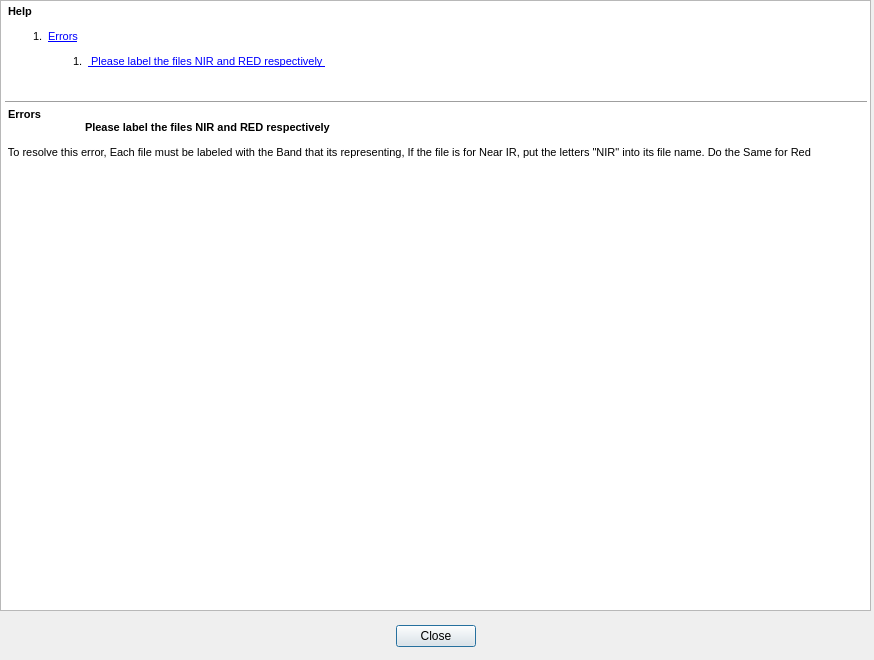
<?xml version="1.0" encoding="UTF-8"?>
<ui version="4.0">
 <class>Dialog</class>
 <widget class="QDialog" name="Dialog">
  <property name="geometry">
   <rect>
    <x>0</x>
    <y>0</y>
    <width>874</width>
    <height>660</height>
   </rect>
  </property>
  <property name="windowTitle">
   <string>Dialog</string>
  </property>
  <widget class="QDialogButtonBox" name="buttonBox">
   <property name="geometry">
    <rect>
     <x>0</x>
     <y>620</y>
     <width>871</width>
     <height>32</height>
    </rect>
   </property>
   <property name="orientation">
    <enum>Qt::Horizontal</enum>
   </property>
   <property name="standardButtons">
    <set>QDialogButtonBox::Close</set>
   </property>
   <property name="centerButtons">
    <bool>true</bool>
   </property>
  </widget>
  <widget class="QTextEdit" name="textEdit">
   <property name="geometry">
    <rect>
     <x>0</x>
     <y>0</y>
     <width>871</width>
     <height>611</height>
    </rect>
   </property>
   <property name="acceptDrops">
    <bool>false</bool>
   </property>
   <property name="verticalScrollBarPolicy">
    <enum>Qt::ScrollBarAsNeeded</enum>
   </property>
   <property name="readOnly">
    <bool>true</bool>
   </property>
   <property name="html">
    <string>&lt;!DOCTYPE HTML PUBLIC &quot;-//W3C//DTD HTML 4.0//EN&quot; &quot;http://www.w3.org/TR/REC-html40/strict.dtd&quot;&gt;
&lt;html&gt;&lt;head&gt;&lt;meta name=&quot;qrichtext&quot; content=&quot;1&quot; /&gt;&lt;style type=&quot;text/css&quot;&gt;
p, li { white-space: pre-wrap; }
&lt;/style&gt;&lt;/head&gt;&lt;body style=&quot; font-family:'MS Shell Dlg 2'; font-size:8.25pt; font-weight:400; font-style:normal;&quot;&gt;
&lt;p style=&quot; margin-top:0px; margin-bottom:0px; margin-left:0px; margin-right:0px; -qt-block-indent:0; text-indent:0px;&quot;&gt;&lt;span style=&quot; font-size:8pt; font-weight:600;&quot;&gt; Help &lt;/span&gt;&lt;span style=&quot; font-size:8pt;&quot;&gt;		&lt;/span&gt;&lt;/p&gt;
&lt;ol style=&quot;margin-top: 0px; margin-bottom: 0px; margin-left: 0px; margin-right: 0px; -qt-list-indent: 1;&quot;&gt;&lt;li style=&quot; font-size:8pt;&quot; style=&quot; margin-top:12px; margin-bottom:12px; margin-left:0px; margin-right:0px; -qt-block-indent:0; text-indent:0px;&quot;&gt; &lt;a href=&quot;#Errors&quot;&gt;&lt;span style=&quot; text-decoration: underline; color:#0000ff;&quot;&gt;Errors&lt;/span&gt;&lt;/a&gt;				&lt;/li&gt;&lt;/ol&gt;
&lt;ol style=&quot;margin-top: 0px; margin-bottom: 0px; margin-left: 0px; margin-right: 0px; -qt-list-indent: 2;&quot;&gt;&lt;li style=&quot; font-size:8pt;&quot; style=&quot; margin-top:0px; margin-bottom:0px; margin-left:0px; margin-right:0px; -qt-block-indent:0; text-indent:0px;&quot;&gt; &lt;a href=&quot;FileNameError&quot;&gt;&lt;span style=&quot; text-decoration: underline; color:#0000ff;&quot;&gt; Please label the files NIR and RED respectively &lt;/span&gt;&lt;/a&gt; 																			&lt;/li&gt;&lt;/ol&gt;
&lt;hr /&gt;
&lt;p style=&quot; margin-top:0px; margin-bottom:0px; margin-left:0px; margin-right:0px; -qt-block-indent:0; text-indent:0px;&quot;&gt;&lt;a name=&quot;Errors&quot;&gt;&lt;/a&gt;&lt;span style=&quot; font-size:8pt; font-weight:600;&quot;&gt; &lt;/span&gt;&lt;span style=&quot; font-size:8pt; font-weight:600;&quot;&gt;Errors &lt;/span&gt;&lt;span style=&quot; font-size:8pt;&quot;&gt;		&lt;/span&gt;&lt;/p&gt;
&lt;p style=&quot; margin-top:0px; margin-bottom:0px; margin-left:0px; margin-right:0px; -qt-block-indent:0; text-indent:0px;&quot;&gt;&lt;a name=&quot;FileNameError&quot;&gt;&lt;/a&gt;&lt;span style=&quot; font-size:8pt; font-weight:600;&quot;&gt;	&lt;/span&gt;&lt;span style=&quot; font-size:8pt; font-weight:600;&quot;&gt;Please label the files NIR and RED respectively &lt;/span&gt;&lt;span style=&quot; font-size:8pt;&quot;&gt;			&lt;/span&gt;&lt;/p&gt;
&lt;p style=&quot; margin-top:12px; margin-bottom:12px; margin-left:0px; margin-right:0px; -qt-block-indent:0; text-indent:0px;&quot;&gt;&lt;span style=&quot; font-size:8pt;&quot;&gt; To resolve this error, Each file must be labeled with the Band that its representing, If the file is for Near IR, put the letters &amp;quot;NIR&amp;quot; into its file name. Do the Same for Red 	&lt;/span&gt;&lt;/p&gt;&lt;/body&gt;&lt;/html&gt;</string>
   </property>
  </widget>
 </widget>
 <resources/>
 <connections>
  <connection>
   <sender>buttonBox</sender>
   <signal>accepted()</signal>
   <receiver>Dialog</receiver>
   <slot>accept()</slot>
   <hints>
    <hint type="sourcelabel">
     <x>248</x>
     <y>254</y>
    </hint>
    <hint type="destinationlabel">
     <x>157</x>
     <y>274</y>
    </hint>
   </hints>
  </connection>
  <connection>
   <sender>buttonBox</sender>
   <signal>rejected()</signal>
   <receiver>Dialog</receiver>
   <slot>reject()</slot>
   <hints>
    <hint type="sourcelabel">
     <x>316</x>
     <y>260</y>
    </hint>
    <hint type="destinationlabel">
     <x>286</x>
     <y>274</y>
    </hint>
   </hints>
  </connection>
 </connections>
</ui>
